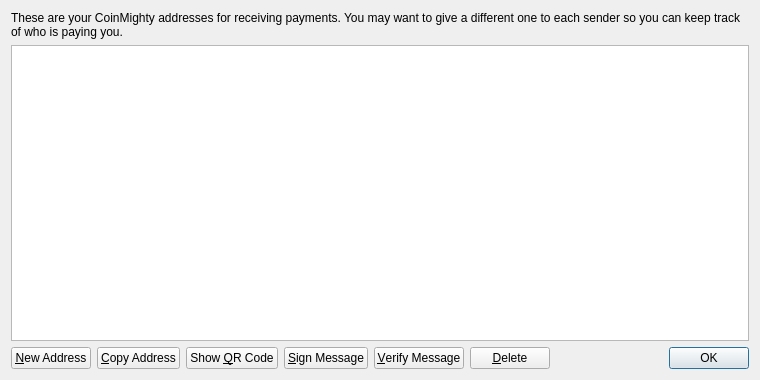
<?xml version="1.0" encoding="UTF-8"?>
<ui version="4.0">
 <class>AddressBookPage</class>
 <widget class="QWidget" name="AddressBookPage">
  <property name="geometry">
   <rect>
    <x>0</x>
    <y>0</y>
    <width>760</width>
    <height>380</height>
   </rect>
  </property>
  <property name="windowTitle">
   <string>Address Book</string>
  </property>
  <layout class="QVBoxLayout" name="verticalLayout">
   <item>
    <widget class="QLabel" name="labelExplanation">
     <property name="text">
      <string>These are your CoinMighty addresses for receiving payments. You may want to give a different one to each sender so you can keep track of who is paying you.</string>
     </property>
     <property name="textFormat">
      <enum>Qt::PlainText</enum>
     </property>
     <property name="wordWrap">
      <bool>true</bool>
     </property>
    </widget>
   </item>
   <item>
    <widget class="QTableView" name="tableView">
     <property name="contextMenuPolicy">
      <enum>Qt::CustomContextMenu</enum>
     </property>
     <property name="toolTip">
      <string>Double-click to edit address or label</string>
     </property>
     <property name="tabKeyNavigation">
      <bool>false</bool>
     </property>
     <property name="alternatingRowColors">
      <bool>true</bool>
     </property>
     <property name="selectionMode">
      <enum>QAbstractItemView::SingleSelection</enum>
     </property>
     <property name="selectionBehavior">
      <enum>QAbstractItemView::SelectRows</enum>
     </property>
     <property name="sortingEnabled">
      <bool>true</bool>
     </property>
     <attribute name="verticalHeaderVisible">
      <bool>false</bool>
     </attribute>
    </widget>
   </item>
   <item>
    <layout class="QHBoxLayout" name="horizontalLayout">
     <item>
      <widget class="QPushButton" name="newAddressButton">
       <property name="toolTip">
        <string>Create a new address</string>
       </property>
       <property name="text">
        <string>&amp;New Address</string>
       </property>
       <property name="icon">
        <iconset resource="../bitcoin.qrc">
         <normaloff>:/icons/add</normaloff>:/icons/add</iconset>
       </property>
      </widget>
     </item>
     <item>
      <widget class="QPushButton" name="copyToClipboard">
       <property name="toolTip">
        <string>Copy the currently selected address to the system clipboard</string>
       </property>
       <property name="text">
        <string>&amp;Copy Address</string>
       </property>
       <property name="icon">
        <iconset resource="../bitcoin.qrc">
         <normaloff>:/icons/editcopy</normaloff>:/icons/editcopy</iconset>
       </property>
      </widget>
     </item>
     <item>
      <widget class="QPushButton" name="showQRCode">
       <property name="text">
        <string>Show &amp;QR Code</string>
       </property>
       <property name="icon">
        <iconset resource="../bitcoin.qrc">
         <normaloff>:/icons/qrcode</normaloff>:/icons/qrcode</iconset>
       </property>
      </widget>
     </item>
     <item>
      <widget class="QPushButton" name="signMessage">
       <property name="toolTip">
        <string>Sign a message to prove you own a Bitcoin address</string>
       </property>
       <property name="text">
        <string>&amp;Sign Message</string>
       </property>
       <property name="icon">
        <iconset resource="../bitcoin.qrc">
         <normaloff>:/icons/edit</normaloff>:/icons/edit</iconset>
       </property>
      </widget>
     </item>
     <item>
      <widget class="QPushButton" name="verifyMessage">
       <property name="toolTip">
        <string>Verify a message to ensure it was signed with a specified Bitcoin address</string>
       </property>
       <property name="text">
        <string>&amp;Verify Message</string>
       </property>
       <property name="icon">
        <iconset resource="../bitcoin.qrc">
         <normaloff>:/icons/transaction_0</normaloff>:/icons/transaction_0</iconset>
       </property>
      </widget>
     </item>
     <item>
      <widget class="QPushButton" name="deleteButton">
       <property name="toolTip">
        <string>Delete the currently selected address from the list. Only sending addresses can be deleted.</string>
       </property>
       <property name="text">
        <string>&amp;Delete</string>
       </property>
       <property name="icon">
        <iconset resource="../bitcoin.qrc">
         <normaloff>:/icons/remove</normaloff>:/icons/remove</iconset>
       </property>
      </widget>
     </item>
     <item>
      <spacer name="horizontalSpacer">
       <property name="orientation">
        <enum>Qt::Horizontal</enum>
       </property>
       <property name="sizeHint" stdset="0">
        <size>
         <width>40</width>
         <height>20</height>
        </size>
       </property>
      </spacer>
     </item>
     <item>
      <widget class="QDialogButtonBox" name="buttonBox">
       <property name="sizePolicy">
        <sizepolicy hsizetype="Maximum" vsizetype="Fixed">
         <horstretch>0</horstretch>
         <verstretch>0</verstretch>
        </sizepolicy>
       </property>
       <property name="standardButtons">
        <set>QDialogButtonBox::Ok</set>
       </property>
      </widget>
     </item>
    </layout>
   </item>
  </layout>
 </widget>
 <resources>
  <include location="../bitcoin.qrc"/>
 </resources>
 <connections/>
</ui>
